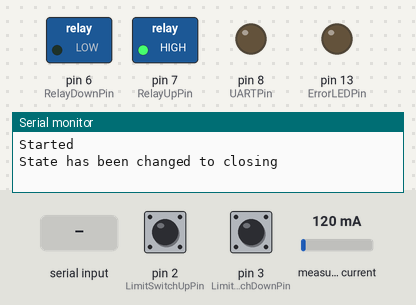
Simulated run of this sketch. Board: Arduino Uno, built with avr-gcc and run on an emulated ATmega328P. Shown: switched loads named in the sketch (green lamp = pin HIGH), output pins drawn as LEDs (lit = HIGH), the last lines printed to the serial monitor. The inputs (shaded band) are chosen by the test bench; at power-on: pin 2 (LimitSwitchUpPin) HIGH, pin 3 (LimitSwitchDownPin) HIGH, measured current 120 mA.

Above: at 1.2 s.
1.3 s: pin 2 (LimitSwitchUpPin) pulled LOW for 0.15 s
At 1.8 s:
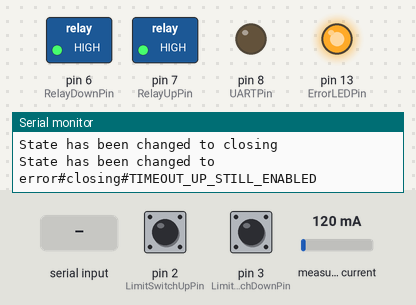
2.9 s: "90,45,200\n" received over Serial
Timing chart, 0 to 5.9 s (numbered marks = the images above; inputs shaded):
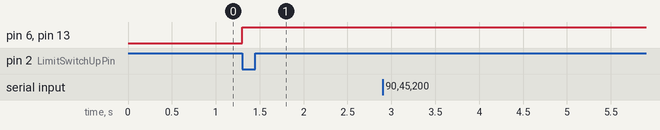

The sketch:

window-driver-sketch.ino
```cpp
// Import library from https://github.com/rkoptev/ACS712-arduino
#include <ACS712.h>

enum State {
  StateStart,
  StateClosed,
  StateClosing,
  StateOpen,
  StateOpening,
  StateError
} state;

#define CommandReset   "reset"
#define CommandClose   "close"
#define CommandOpen    "open"
#define CommandState   "state"

#define UARTPin           8
#define RS485Transmit     HIGH
#define RS485Receive      LOW
#define MessageDelimiter  "#"
#define MessageBufferSize 8     // 1 for address + 1 delimiter + 5 for command + "\0". Example "5#state"

#define LimitSwitchUpPin            2
#define LimitSwitchDownPin          3
#define LimitSwitchEnabled          LOW
#define LimitSwitchDisabled         HIGH
#define LimitSwitchReleaseTimeout   1000 // Time in ms that is needed to release opposite limit switch. Fof example, to release down switch when opening a window
#define LimitSwitchOpenCloseTimeout 9000 // Time in ms that is needed to open/close a window
#define LimitSwitchBounceTimeout 5000 // Time in ms for allowing contact bouncing

#define RelayUpPin      7
#define RelayDownPin    6
#define RelayEnable     LOW
#define RelayDisable    HIGH

#define ErrorLEDPin       13
#define ErrorLEDEnable    HIGH
#define ErrorLEDDisable   LOW

#define MaxAllowedCurrent 5 // Amperes
#define VoltageSurgeTimeout 100 // Time in ms for allowing big current (engine requires a big current to start)

byte limitSwitchUp = LimitSwitchDisabled;
byte limitSwitchDown = LimitSwitchDisabled;
byte relayUp = RelayDisable;
byte relayDown = RelayDisable;
byte errorLED = ErrorLEDDisable;

String lastError = "";
String lastCommand = "";
char messageBuffer[MessageBufferSize];
int messageBufferIndex = 0;
int messageAddress = 3;
float current = 0;
ACS712 currentSensor(ACS712_30A, A0);
unsigned long lastStateChangeTime;

void setup() {
  pinMode(RelayDownPin, OUTPUT);
  pinMode(RelayUpPin, OUTPUT);

  pinMode(ErrorLEDPin, OUTPUT);
  pinMode(UARTPin, OUTPUT);

  pinMode(LimitSwitchUpPin, INPUT_PULLUP);
  pinMode(LimitSwitchDownPin, INPUT_PULLUP);

  setOutPins();
  lastStateChangeTime = millis();

  Serial.begin(9600);
  Serial.println("Started");
}

void loop() {
  limitSwitchUp = digitalRead(LimitSwitchUpPin);
  limitSwitchDown = digitalRead(LimitSwitchDownPin);
  current = -currentSensor.getCurrentDC(); // TODO: Fix minus current

  updateLastCommand();
  responseToMessage();
  updateState();
  lastCommand = "";
  setOutPins();
}

void updateLastCommand() {
  while (Serial.available() > 0) {
      char incomingChar;
      incomingChar = char(Serial.read());

      if (incomingChar == '\n') {
        messageBuffer[messageBufferIndex] = '\0';
        messageBufferIndex = 0;
        char* token = strtok(messageBuffer, MessageDelimiter);
        if (token == NULL)
          return;

        int address = atoi(token);
        if (address != messageAddress)
          return;

        token = strtok(NULL, MessageDelimiter);
        if (token == NULL)
          return;

        lastCommand = token;
        Serial.println("Parsed command: " + lastCommand);
      } else {
        messageBuffer[messageBufferIndex] = incomingChar;
        messageBufferIndex++;
      }

      if (messageBufferIndex >= MessageBufferSize) {
          messageBufferIndex = 0;
          Serial.println("Error while parsing command: " + String(messageBuffer));
      }
  }
}

void responseToMessage() {
  if (lastCommand != CommandState)
    return;

  Serial.flush(); // Finish sending debug data
  digitalWrite(UARTPin, RS485Transmit);
  delay(1); // It takes some time to set the pin
  Serial.println(getCurrentState());
  Serial.flush(); // Finish sending RS485 data
  digitalWrite(UARTPin, RS485Receive);
  delay(1); // It takes some time to set the pin
}

void updateState() {
  State oldState = state;
  unsigned long msOnCurrentState = millis() - lastStateChangeTime;

  if (state != StateError && current > MaxAllowedCurrent && msOnCurrentState > VoltageSurgeTimeout) {
    setError("HIGH_CURRENT"); // Too high current on state X
  } else if (lastCommand == CommandReset) {
    state = StateStart;
  } else {
    switch (state) {
      case StateStart:
        errorLED = ErrorLEDDisable;
        relayUp = RelayDisable;
        relayDown = RelayDisable;

        if (limitSwitchUp == LimitSwitchEnabled && limitSwitchDown == LimitSwitchEnabled) {
          setError("UP_DOWN_ENABLED"); // Start failure. Up and down limits have been enabled.
        } else if (limitSwitchUp == LimitSwitchEnabled && limitSwitchDown == LimitSwitchDisabled) {
          state = StateOpen;
        } else if (limitSwitchUp == LimitSwitchDisabled && limitSwitchDown == LimitSwitchEnabled) {
          state = StateClosed;
        } else if (limitSwitchUp == LimitSwitchDisabled && limitSwitchDown == LimitSwitchDisabled) {
          state = StateClosing;
        }

        break;

      case StateClosed:
        errorLED = ErrorLEDDisable;
        relayUp = RelayDisable;
        relayDown = RelayDisable;

        if (limitSwitchUp == LimitSwitchEnabled) {
          setError("UP_ENABLED"); // Closed failure. Up limit has been enabled.
        } else if (limitSwitchDown == LimitSwitchDisabled && msOnCurrentState > LimitSwitchBounceTimeout) {
          setError("DOWN_DISABLED"); // Closed failure. Down limit has been disabled.
        } else if (lastCommand == CommandOpen) {
          state = StateOpening;
        }

        break;

      case StateClosing:
        errorLED = ErrorLEDDisable;
        relayUp = RelayDisable;
        relayDown = RelayEnable;

        if (limitSwitchUp == LimitSwitchEnabled && msOnCurrentState > LimitSwitchReleaseTimeout) {
          setError("TIMEOUT_UP_STILL_ENABLED"); // Closing timeout. Up limit is still enabled
        } else if (limitSwitchDown == LimitSwitchDisabled && msOnCurrentState > LimitSwitchOpenCloseTimeout) {
          setError("TIMEOUT_DOWN_NOT_ENABLED"); // Closing timeout. Down limit has not been enabled
        } else if (limitSwitchDown == LimitSwitchEnabled) {
          state = StateClosed;
        } else if (lastCommand == CommandOpen) {
          state = StateOpening;
        }

        break;

      case StateOpen:
        errorLED = ErrorLEDDisable;
        relayUp = RelayDisable;
        relayDown = RelayDisable;

        if (limitSwitchDown == LimitSwitchEnabled) {
          setError("DOWN_ENABLED"); // Open failure. Down limit has been enabled
        } else if (limitSwitchUp == LimitSwitchDisabled && msOnCurrentState > LimitSwitchBounceTimeout) {
          setError("UP_DISABLED"); // Open failure. Up limit has been disabled.
        } else if (lastCommand == CommandClose) {
          state = StateClosing;
        }

        break;

      case StateOpening:
        errorLED = ErrorLEDDisable;
        relayUp = RelayEnable;
        relayDown = RelayDisable;

        if (limitSwitchDown == LimitSwitchEnabled && msOnCurrentState > LimitSwitchReleaseTimeout) {
          setError("TIMEOUT_DOWN_STILL_ENABLED"); // Opening timeout. Down limit is still enabled
        } else if (limitSwitchUp == LimitSwitchDisabled && msOnCurrentState > LimitSwitchOpenCloseTimeout) {
          setError("TIMEOUT_UP_NOT_ENABLED"); // Opening timeout. Up limit has not been enabled
        } else if (limitSwitchUp == LimitSwitchEnabled) {
          state = StateOpen;
        } else if (lastCommand == CommandClose) {
          state = StateClosing;
        }

        break;

      case StateError:
        errorLED = ErrorLEDEnable;
        relayUp = RelayDisable;
        relayDown = RelayDisable;

        break;
    }
  }

  if (oldState != state) {
    lastStateChangeTime = millis();
    Serial.println("State has been changed to " + getCurrentState());
  }
}

void setOutPins() {
  digitalWrite(RelayUpPin, relayUp);
  digitalWrite(RelayDownPin, relayDown);
  digitalWrite(ErrorLEDPin, errorLED);

  // To debug without RS485 set to transmit
  digitalWrite(UARTPin, RS485Receive);
}

void setError(String errorDescr) {
  lastError = getCurrentState() + "#" + errorDescr;
  state = StateError;
}

String getCurrentState() {
  switch (state) {
    case StateStart:
      return "start";
    case StateClosed:
      return "closed";
    case StateClosing:
      return "closing";
    case StateOpen:
      return "open";
    case StateOpening:
      return "opening";
    case StateError:
      return "error#" + lastError;
    default:
      return "";
  }
}
```

Measured:
- after the input at 1.3 s, pin 6 (RelayDownPin), pin 13 (ErrorLEDPin): LOW → HIGH at once
